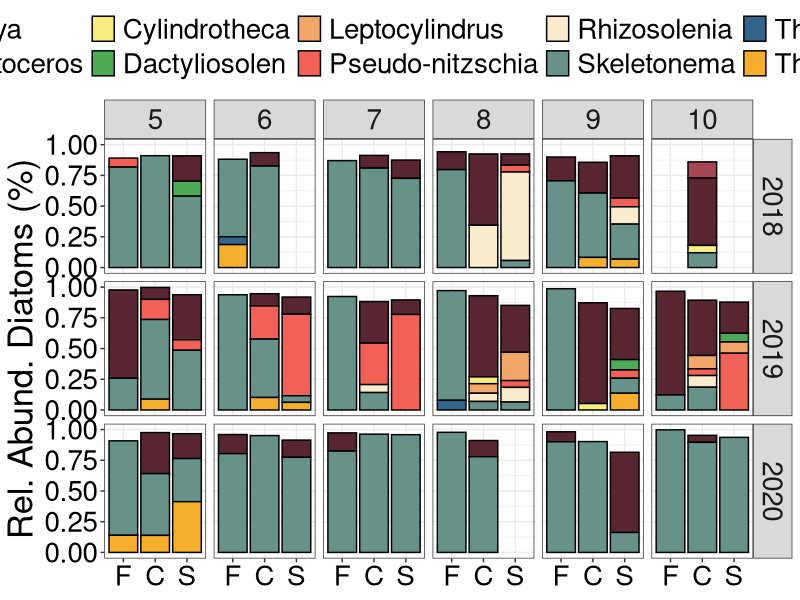
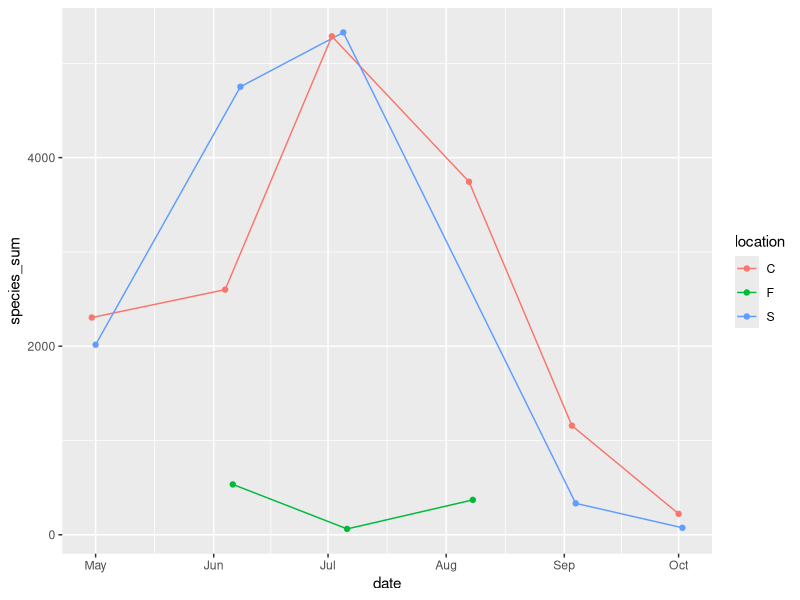
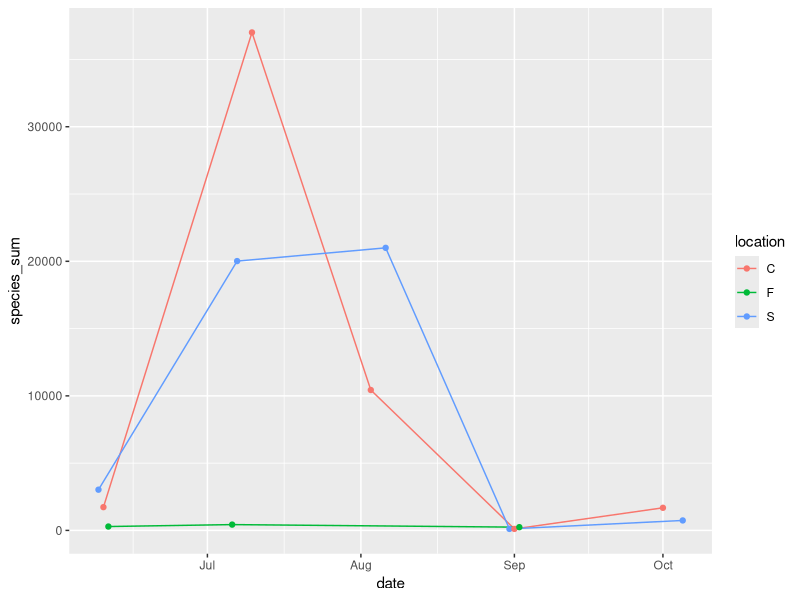
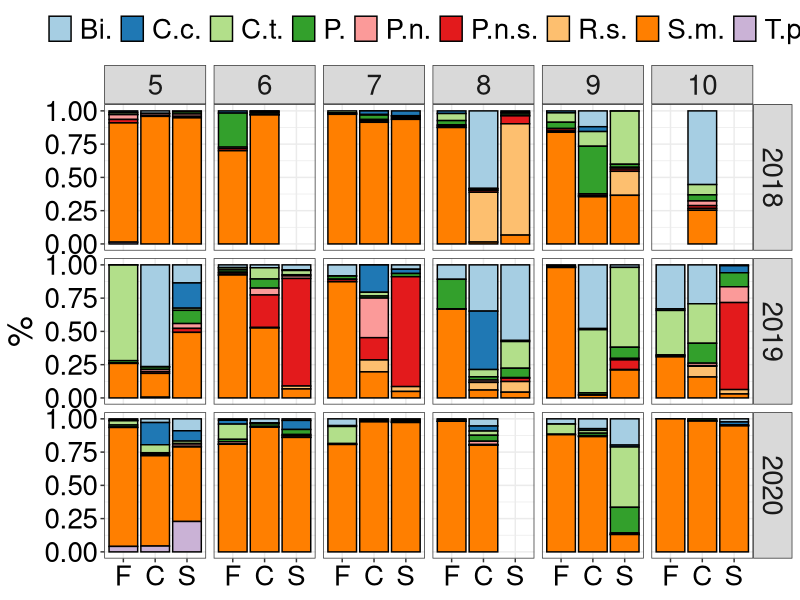
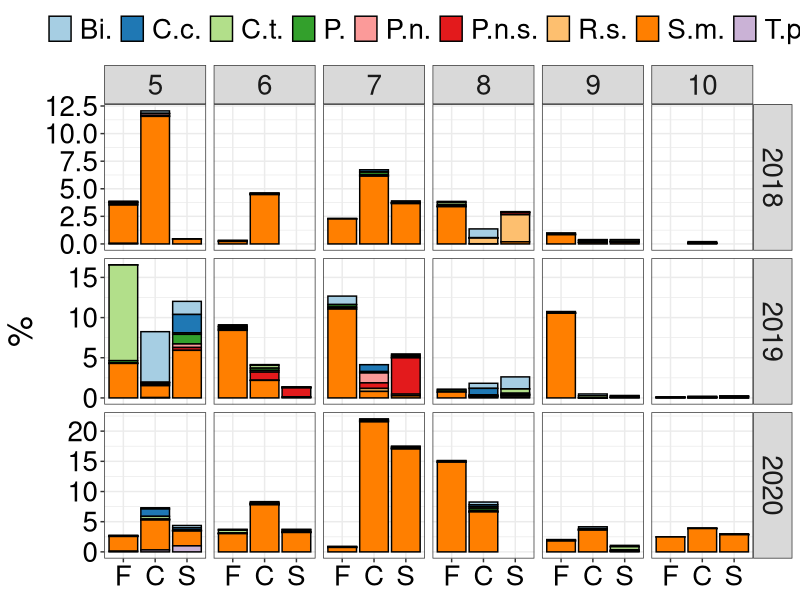
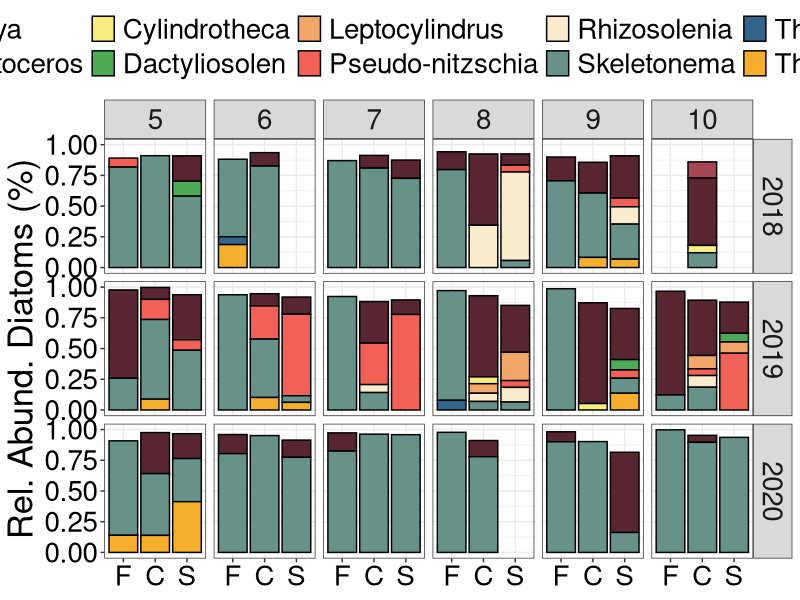
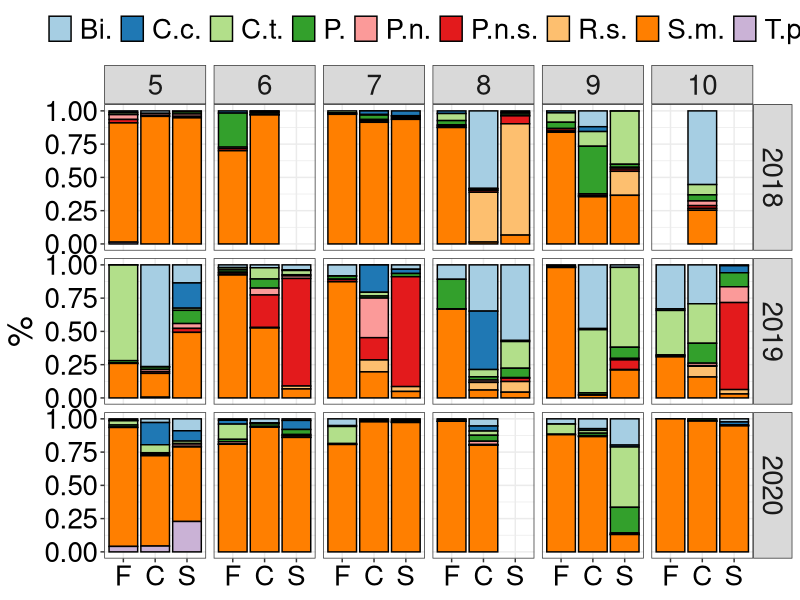
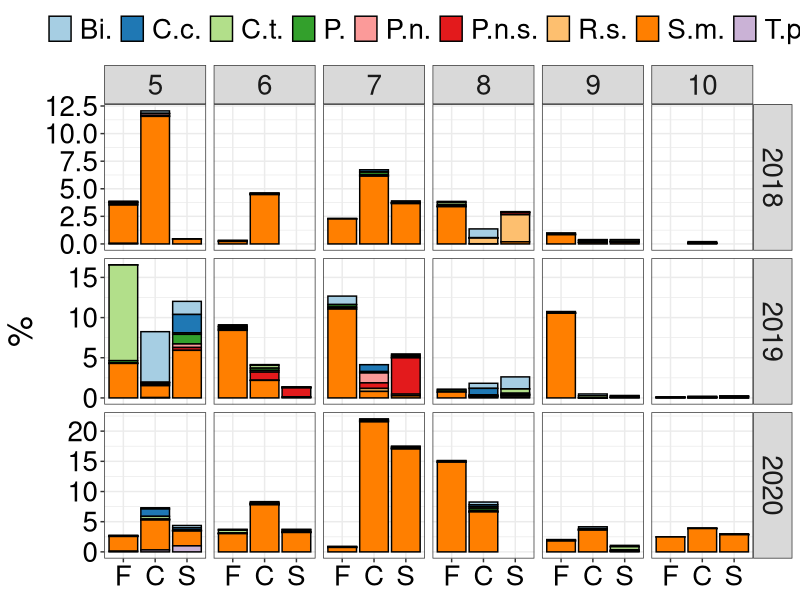

Generate these figures, in order, with R: (Note: this script raises an error after producing the figures.)
## ---- chunk 1
#Upload packages
library(tidyverse)
library(readxl)
library(here)
library(patchwork)
library(RColorBrewer)

#Need to go through and test these

## ---- chunk 2
#Upload data from my master data standardization sheet
micro <- read_csv(here("outputs", "micro_master_2021-10-18.csv")) 

#Uploading chl data that has been converted to TChla
chl <- read_csv(here("outputs", "chl_hplc_merged.csv"))

#Uploading datasheet with physical, nutrients, chlorophyll, microscopy and chemtax data.
data <- read_csv(here("outputs", "ctd_merge_2021-11-04_chem.csv"))

## ---- chunk 3
#Remove QU39
micro <- micro %>% 
  filter(!site_id == "QU39")

micro <- micro %>% 
  mutate(year = lubridate::year(date)) %>% 
  relocate(year, .after = date)
## ---- chunk 4
# Changing site_id to location 
micro <- micro %>% 
    mutate(location = case_when(site_id == "DFO2" ~ "F",
                              site_id == "KC10" ~ "C",
                              site_id == "QCS01" ~ "S",
                              TRUE ~ as.character(site_id))) %>% 
  relocate(location, .after = site_id)
## ---- chunk 5
#Trying to look at only species present in 10% of samples
#How many samples
species_10 <- micro %>% 
  group_by(scientificName) %>% 
  summarise(n_obs = n()) %>%
  ungroup() %>% 
  mutate(perc_obs = n_obs/50) %>% 
  filter(perc_obs >= 0.10)

species_10_list <- species_10$scientificName

micro <- micro %>% 
  filter(scientificName %in% species_10_list)

## ---- chunk 6
#Goal is to show the prominent diatom species for each sampling date

#1 Look at what species were dominant for each sample
micro_diat <- micro %>% 
  filter(class == "Bacillariophyceae") %>% 
  group_by(date, site_id) %>% 
  mutate(total_abund = sum(species_sum)) %>% 
  ungroup() %>% 
  mutate(diat_perc = species_sum/total_abund)

# micro_diat_order <- micro_diat %>% 
#   group_by(date, site_id) %>%
#   mutate(diat_rank = order(order(species_sum, decreasing = TRUE))) %>% 
#   ungroup()

micro_diat_stats <- micro_diat %>% 
  group_by(site_id, scientificName) %>% 
  summarise(med_abund = median(species_sum),
            med_perc = median(diat_perc)) %>% 
  mutate_at(vars(med_perc), funs(round(., 2)))


micro_genus <- micro_diat %>% 
  filter(!is.na(genus)) %>% 
  group_by(date, site_id, location, month_surv, genus) %>% 
  summarize(sum_genus = sum(species_sum)) %>% 
  ungroup() %>% 
  group_by(date, site_id) %>% 
  mutate(sum_all = sum(sum_genus)) %>% 
  ungroup() %>% 
  mutate(perc_genus = sum_genus/sum_all,
         year = lubridate::year(date))
## ---- chunk 7

#Order locations from fjord to shelf
order_loc <- c("F", "C", "S")

#Chemtax - Specify order of phyto groups for figures
micro_genus <- arrange(mutate(micro_genus,
                         location = factor(location, levels = order_loc)))

## ---- chunk 8
#define the colours to use in the figure
colours = c( "#A54657",
             "#582630",
             "#F7EE7F",
             "#4DAA57",
             "#F1A66A",
             "#F26157",
             "#F9ECCC",
             "#679289",
             "#33658A",
             "#F6AE2D")
## ---- chunk 9
micro_genus %>% 
  filter(perc_genus >= 0.05) %>% 
  ggplot(aes(x = as.factor(location), y = perc_genus, 
             fill = genus)) + 
  geom_bar(stat = "identity", position = "stack", color = "black") + 
  facet_grid(year ~ month_surv) +
  scale_fill_manual(values = colours) +  
                    # labels = c("Bi.",
                    #            "C.c.",
                    #            "C.t.",
                    #            "P.",
                    #            "P.n.",
                    #            "P.n.s.",
                    #            "R.s.",
                    #            "S.m.",
                    #            "T.p.")) +
  theme_bw() +
  ylab("Rel. Abund. Diatoms (%)") +
  theme(text = element_text(size = 25),
        axis.title.x = element_blank(),
        # axis.text.y = element_blank(),
        axis.text = element_text(colour = "black"),
        legend.position = "top",
        legend.direction = "horizontal",
        legend.title = element_blank()) +
  guides(fill = guide_legend(nrow = 2))

ggsave(here("figures_rev2", "diat_test_family.png"),
       width = 14, height = 8, dpi = 300)
## ---- chunk 10
micro %>% 
  filter(scientificName == "Pseudo-nitzschia seriata"  & year == "2020") %>% 
  ggplot(aes(x = date, y = species_sum, color = location)) +
  geom_line() +
  geom_point()

micro %>% 
  filter(scientificName == "Rhizosolenia setigera"  & year == "2019") %>% 
  ggplot(aes(x = date, y = species_sum, color = location)) +
  geom_line() +
  geom_point()

## ---- chunk 11
#What about selecting only species that ever exceed 50000k. Doing a median of these and then plotting. 
diat_gt100k <- micro %>% 
  filter(!site_id == "QU39" & class == "Bacillariophyceae" 
         & species_sum >= 100000) %>%
  distinct(scientificName)

test <- micro %>% 
  filter(scientificName == "Chaetoceros debilis")

diat_gt100k_list <- diat_gt100k$scientificName

diat_test2 <- micro %>% 
  mutate(year = lubridate::year(date)) %>% 
  filter(!site_id == "QU39" 
         & class == "Bacillariophyceae" 
         & scientificName %in% diat_gt100k_list) %>%
  group_by(site_id, year, month_surv, scientificName) %>% 
  summarize(med_count = median(species_sum)) %>% 
  mutate(rank_med = order(order(med_count, decreasing = TRUE))) %>% 
  ungroup()

diat_test2 <- diat_test2 %>% 
    mutate(location = case_when(site_id == "DFO2" ~ "F",
                              site_id == "KC10" ~ "C",
                              site_id == "QCS01" ~ "S",
                              TRUE ~ as.character(site_id))) 

diat_test2 <- arrange(mutate(diat_test2,
                         location = factor(location, levels = order_loc)))
## ---- chunk 12
diat_test2 %>% 
  ggplot(aes(x = as.factor(location), y = med_count, fill = scientificName)) + 
  geom_bar(stat = "identity", position = "fill", color = "black") + 
  facet_grid(year ~ month_surv) + 
  scale_fill_brewer(palette = "Paired", 
                    labels = c("Bi.",
                               "C.c.",
                               "C.t.",
                               "P.",
                               "P.n.",
                               "P.n.s.",
                               "R.s.",
                               "S.m.",
                               "T.p.")) +
  theme_bw() +
  ylab("%") +
  theme(text = element_text(size = 25),
        axis.title.x = element_blank(),
        # axis.text.y = element_blank(),
        axis.text = element_text(colour = "black"),
        legend.position = "top",
        legend.direction = "horizontal",
        legend.title = element_blank()) +
  guides(fill = guide_legend(nrow = 1))

ggsave(here("figures_rev2", "diat_test.png"), 
       width = 12, height = 8, dpi = 300)
## ---- chunk 13
diat_test2 %>% 
  ggplot(aes(x = as.factor(location), y = (med_count/100000),
             fill = scientificName)) + 
  geom_bar(stat = "identity", position = "stack", color = "black") + 
  facet_grid(year ~ month_surv, scales = "free_y") + 
  scale_fill_brewer(palette = "Paired", 
                    labels = c("Bi.",
                               "C.c.",
                               "C.t.",
                               "P.",
                               "P.n.",
                               "P.n.s.",
                               "R.s.",
                               "S.m.",
                               "T.p.")) +
  theme_bw() +
  ylab("%") +
  theme(text = element_text(size = 25),
        axis.title.x = element_blank(),
        # axis.text.y = element_blank(),
        axis.text = element_text(colour = "black"),
        legend.position = "top",
        legend.direction = "horizontal",
        legend.title = element_blank()) +
  guides(fill = guide_legend(nrow = 1))

ggsave(here("figures_rev2", "diat_test_abund.png"), 
       width = 12, height = 8, dpi = 300)
## ---- chunk 14
coeff <- 12.5

diat_test2 %>% 
  ggplot() + 
  geom_bar(aes(x = as.factor(location), y = med_count, fill = scientificName),
           stat = "identity", position = "fill", color = "black") + 
  geom_point(aes(x = as.factor(location), y = chl/coeff), pch = 21,
             color = "Black", fill = "white", stroke = 1.5, size = 3) +
  scale_y_continuous(sec.axis = sec_axis(~ . *coeff, name = "TChla")) +
  facet_grid(year ~ month_surv) + 
  # geom_text(aes(label = year), x = Inf, y = Inf, hjust = 1.5, vjust = 1.5,
            # check_overlap = TRUE) +
  scale_fill_brewer(palette = "Paired", 
                    labels = c("Bi.",
                               "C.c.",
                               "C.t.",
                               "P.",
                               "P.n.",
                               "P.n.s.",
                               "R.s.",
                               "S.m.",
                               "T.p.")) +
  theme_bw() +
  ylab("%") +
  theme(text = element_text(size = 25),
        axis.title.x = element_blank(),
        # axis.text.y = element_blank(),
        axis.text = element_text(colour = "black"),
        legend.position = "top",
        legend.direction = "horizontal",
        legend.title = element_blank()) +
  guides(fill = guide_legend(nrow = 1))

ggsave(here("figures_rev2", "diat_test_perc_tchla.png"), 
       width = 12, height = 8, dpi = 300)
